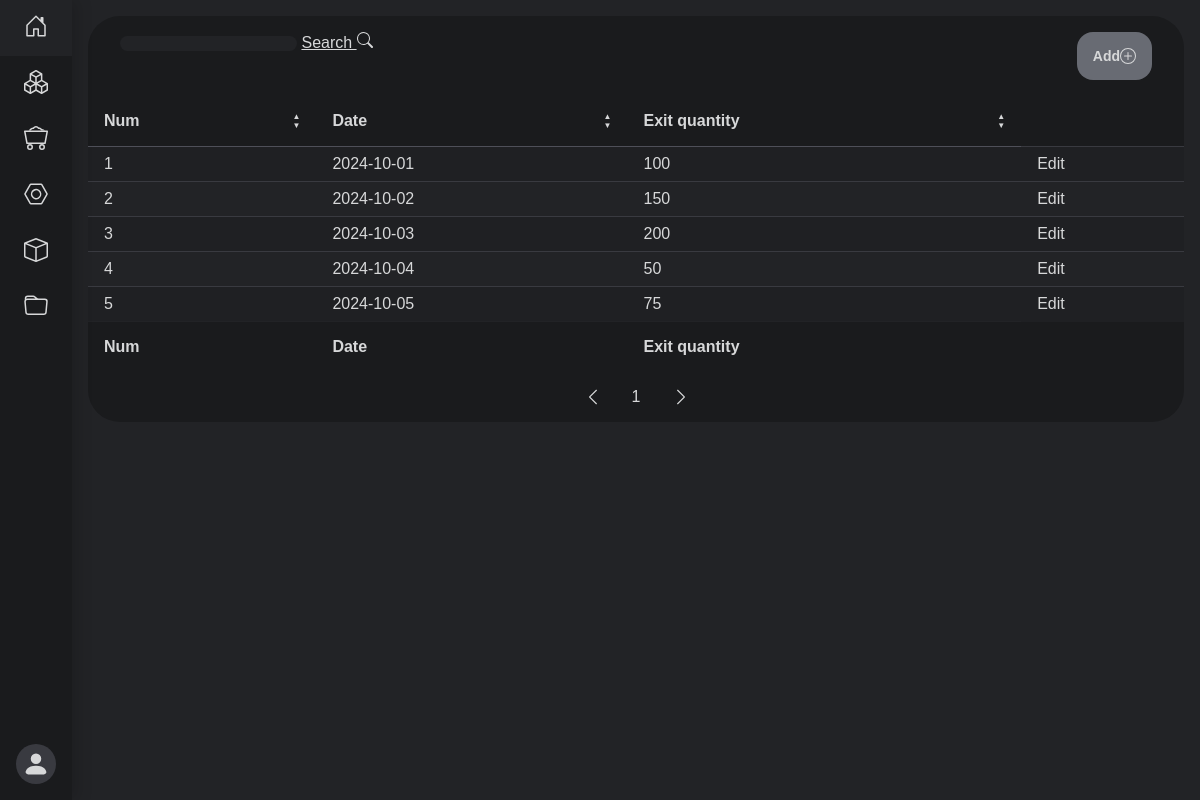
Page /process/warehouse/outbound/index.php (signed in) on the committed database.
### tables this page shows
CREATE TABLE outbound (
    num INT AUTO_INCREMENT PRIMARY KEY,
    date DATE,
    exit_quantity INT,
    active BIT DEFAULT TRUE
);

### process/warehouse/outbound/index.php (called while the page is built, shortened)
<?php
    $action = isset($_GET['a']) ? $_GET['a'] : null;
    crudRedirect($action,
    "listOuts.php", "addOut.php", "editOut.php"
);
?>

### process/warehouse/outbound/outFun.php (called while the page is built, shortened)
<?php
    function getOuts() {
        $db = connectdb();
        $query = "SELECT * FROM outbound WHERE active = 1";
        $result = mysqli_query($db, $query);
        $outs = [];
        while ($row = mysqli_fetch_assoc($result)) {
            $outs[] = $row;
            }
            return $outs;
    }
?>

### login/logFun.php (called while the page is built, shortened)
<?php
function validateUser(string ...$validUsers){
    return in_array($_SESSION['user_type'], $validUsers);
}
?>

### process/warehouse/outbound/listOuts.php (the view, shortened to what this page needs)
<?php
    require "outFun.php";
    $outs = getOuts();
?>
    <main class="tables">
        <div class="background">
            <table class="table">
                <thead>
                    <tr>
                        <th>
                            <span>Num</span>
                            <span class="column-order"></span>
                        </th>
                        <th>
                            <span>Date</span>
                            <span class="column-order"></span>
                        </th>
                        <th>
                            <span>Exit quantity</span>
                            <span class="column-order"></span>
                        </th>
                    </tr>
                </thead>
                <tbody>
                    <?php foreach ($outs as $out): ?>
                    <tr>
                        <td><?php echo $out['num']; ?></td>
                        <td><?php echo $out['date']; ?></td>
                        <td><?php echo $out['exit_quantity']; ?></td>
                        <?php if(validateUser("ADMIN", "SUPER")):?>
                        <td>
                            <a href="?a=edit&num=<?php echo $out['num'];?>">Edit</a>
                        </td>
                        <?php endif; ?>
                    </tr>
                    <?php endforeach; ?>
                </tbody>
                <tfoot>
                    <tr>
                        <th>
                            <span>Num</span>
                        </th>
                        <th>
                            <span>Date</span>
                        </th>
                        <th>
                            <span>Exit quantity</span>
                        </th>
                    </tr>
                </tfoot>
            </table>
        </div>
    </main>

### src/css/global.css (style rules this page uses)
:root { --background-light: #4E4F58; --background-medium: #393A40; --background-gray: #2B2C31; --background-dark: #222326; --background-black: #1a1b1d; --background-light-gray: #3C3D42; --background-darker-gray: #2A2B2F; --background-deep-gray: #1F2023; --background-charcoal: #141516; --background-almost-black: #0f0f10; --white-light: #F2F2F2; --white-medium: #D7D8D9; --white-gray: #B8BBBF; --white-dark: #686B73; --blue-light: #5C73F2; --blue-dark: #495ABF; --bs-gutter-x: 1.5rem; --bs-gutter-y: 0; scroll-behavior: smooth }
* { color: var(--white-medium); margin: 0; padding: 0; font-family: sans-serif; text-decoration: none; list-style: none; box-sizing: border-box }
html, body { height: 100% }
body { background-color: var(--background-dark); display: flex; flex-direction: column }

### src/css/table.css (style rules this page uses)
.tables { padding: 1rem; margin-left: 72px; display: flex; flex-direction: column; justify-content: center; }
.tables .background { background-color: var(--background-black); border-radius: 2rem; }
.table { border-collapse: collapse; width: 100%; }
thead tr th { padding: 1rem; padding-right: 2rem; border-bottom: 1px solid var(--background-light); text-align: left; position: relative; }
tbody tr td { border-top: 1px solid var(--background-medium); padding-inline: 1rem; }
tbody tr:nth-child(even) { background-color: var(--background-dark); }
tbody tr:nth-child(odd) { background-color: var(--background-deep-gray); }
tfoot tr th { padding: 1rem; padding-right: 2rem; border-top: 1px solid var(--background-dark); text-align: left; }
.column-order { font-size: 0.5rem; position: absolute; right: 1rem; }
.column-order::before { content: "▲"; display: block; }
.column-order::after { content: "▼"; display: block; }
td { padding: 0.5rem; }

### rows in the picture
outbound: num "1", date "2024-10-01", exit_quantity "100"
outbound: num "2", date "2024-10-02", exit_quantity "150"
outbound: num "3", date "2024-10-03", exit_quantity "200"
outbound: num "4", date "2024-10-04", exit_quantity "50"
outbound: num "5", date "2024-10-05", exit_quantity "75"
